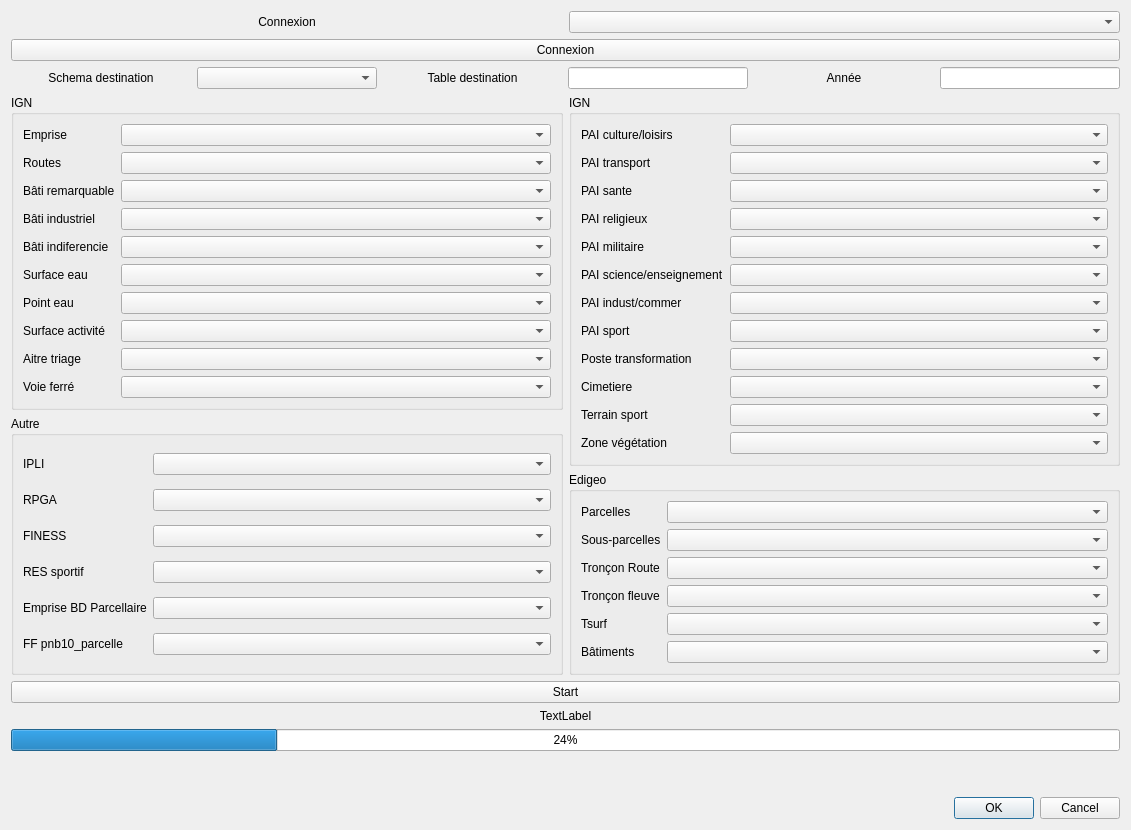
<?xml version="1.0" encoding="UTF-8"?>
<ui version="4.0">
 <class>interface_socle</class>
 <widget class="QDialog" name="interface_socle">
  <property name="geometry">
   <rect>
    <x>0</x>
    <y>0</y>
    <width>1131</width>
    <height>819</height>
   </rect>
  </property>
  <property name="windowTitle">
   <string>Création de MOS</string>
  </property>
  <layout class="QVBoxLayout" name="verticalLayout">
   <item>
    <layout class="QHBoxLayout" name="horizontalLayout_2">
     <item>
      <widget class="QLabel" name="label">
       <property name="sizePolicy">
        <sizepolicy hsizetype="Preferred" vsizetype="Fixed">
         <horstretch>0</horstretch>
         <verstretch>0</verstretch>
        </sizepolicy>
       </property>
       <property name="layoutDirection">
        <enum>Qt::LeftToRight</enum>
       </property>
       <property name="text">
        <string>Connexion</string>
       </property>
       <property name="alignment">
        <set>Qt::AlignCenter</set>
       </property>
      </widget>
     </item>
     <item>
      <widget class="QComboBox" name="cb_connexion"/>
     </item>
    </layout>
   </item>
   <item>
    <widget class="QPushButton" name="pb_dbConnect">
     <property name="sizePolicy">
      <sizepolicy hsizetype="Expanding" vsizetype="Fixed">
       <horstretch>0</horstretch>
       <verstretch>0</verstretch>
      </sizepolicy>
     </property>
     <property name="text">
      <string>Connexion</string>
     </property>
    </widget>
   </item>
   <item>
    <layout class="QHBoxLayout" name="horizontalLayout">
     <item>
      <widget class="QLabel" name="label_6">
       <property name="text">
        <string>Schema destination</string>
       </property>
       <property name="alignment">
        <set>Qt::AlignCenter</set>
       </property>
      </widget>
     </item>
     <item>
      <widget class="QComboBox" name="cb_schema"/>
     </item>
     <item>
      <widget class="QLabel" name="label_13">
       <property name="text">
        <string>Table destination</string>
       </property>
       <property name="alignment">
        <set>Qt::AlignCenter</set>
       </property>
      </widget>
     </item>
     <item>
      <widget class="QLineEdit" name="le_destination">
       <property name="sizePolicy">
        <sizepolicy hsizetype="Preferred" vsizetype="Fixed">
         <horstretch>0</horstretch>
         <verstretch>0</verstretch>
        </sizepolicy>
       </property>
      </widget>
     </item>
     <item>
      <widget class="QLabel" name="label_2">
       <property name="text">
        <string>Année</string>
       </property>
       <property name="alignment">
        <set>Qt::AlignCenter</set>
       </property>
      </widget>
     </item>
     <item>
      <widget class="QLineEdit" name="le_annee">
       <property name="sizePolicy">
        <sizepolicy hsizetype="Preferred" vsizetype="Fixed">
         <horstretch>0</horstretch>
         <verstretch>0</verstretch>
        </sizepolicy>
       </property>
      </widget>
     </item>
    </layout>
   </item>
   <item>
    <layout class="QHBoxLayout" name="horizontalLayout_4">
     <item>
      <layout class="QVBoxLayout" name="verticalLayout_2">
       <item>
        <widget class="QGroupBox" name="groupBox_2">
         <property name="sizePolicy">
          <sizepolicy hsizetype="Preferred" vsizetype="Preferred">
           <horstretch>0</horstretch>
           <verstretch>0</verstretch>
          </sizepolicy>
         </property>
         <property name="title">
          <string>IGN</string>
         </property>
         <layout class="QGridLayout" name="gridLayout">
          <item row="5" column="0">
           <widget class="QLabel" name="label_21">
            <property name="text">
             <string>Bâti indiferencie</string>
            </property>
           </widget>
          </item>
          <item row="4" column="1">
           <widget class="QComboBox" name="cb_indust"/>
          </item>
          <item row="1" column="1">
           <widget class="QComboBox" name="cb_route"/>
          </item>
          <item row="1" column="0">
           <widget class="QLabel" name="label_15">
            <property name="sizePolicy">
             <sizepolicy hsizetype="Fixed" vsizetype="Preferred">
              <horstretch>0</horstretch>
              <verstretch>0</verstretch>
             </sizepolicy>
            </property>
            <property name="text">
             <string>Routes</string>
            </property>
           </widget>
          </item>
          <item row="7" column="1">
           <widget class="QComboBox" name="cb_pt_eau"/>
          </item>
          <item row="3" column="1">
           <widget class="QComboBox" name="cb_remarquable"/>
          </item>
          <item row="5" column="1">
           <widget class="QComboBox" name="cb_indif"/>
          </item>
          <item row="10" column="0">
           <widget class="QLabel" name="label_52">
            <property name="text">
             <string>Voie ferré</string>
            </property>
           </widget>
          </item>
          <item row="0" column="0">
           <widget class="QLabel" name="label_14">
            <property name="text">
             <string>Emprise</string>
            </property>
           </widget>
          </item>
          <item row="3" column="0">
           <widget class="QLabel" name="label_19">
            <property name="text">
             <string>Bâti remarquable</string>
            </property>
           </widget>
          </item>
          <item row="6" column="1">
           <widget class="QComboBox" name="cb_surf_eau"/>
          </item>
          <item row="6" column="0">
           <widget class="QLabel" name="label_30">
            <property name="text">
             <string>Surface eau</string>
            </property>
           </widget>
          </item>
          <item row="4" column="0">
           <widget class="QLabel" name="label_20">
            <property name="text">
             <string>Bâti industriel</string>
            </property>
           </widget>
          </item>
          <item row="8" column="0">
           <widget class="QLabel" name="label_50">
            <property name="text">
             <string>Surface activité</string>
            </property>
           </widget>
          </item>
          <item row="8" column="1">
           <widget class="QComboBox" name="cb_surf_acti"/>
          </item>
          <item row="7" column="0">
           <widget class="QLabel" name="label_31">
            <property name="text">
             <string>Point eau</string>
            </property>
           </widget>
          </item>
          <item row="9" column="0">
           <widget class="QLabel" name="label_51">
            <property name="text">
             <string>Aitre triage</string>
            </property>
           </widget>
          </item>
          <item row="10" column="1">
           <widget class="QComboBox" name="cb_voiefer"/>
          </item>
          <item row="9" column="1">
           <widget class="QComboBox" name="cb_triage"/>
          </item>
          <item row="0" column="1">
           <widget class="QComboBox" name="cb_parcelle_bdtopo"/>
          </item>
         </layout>
        </widget>
       </item>
       <item>
        <widget class="QGroupBox" name="groupBox_3">
         <property name="sizePolicy">
          <sizepolicy hsizetype="Preferred" vsizetype="Preferred">
           <horstretch>0</horstretch>
           <verstretch>0</verstretch>
          </sizepolicy>
         </property>
         <property name="title">
          <string>Autre</string>
         </property>
         <layout class="QGridLayout" name="gridLayout_3">
          <item row="2" column="0">
           <widget class="QLabel" name="label_56">
            <property name="text">
             <string>RPGA</string>
            </property>
           </widget>
          </item>
          <item row="2" column="1">
           <widget class="QComboBox" name="cb_rpga">
            <property name="sizePolicy">
             <sizepolicy hsizetype="Preferred" vsizetype="Fixed">
              <horstretch>0</horstretch>
              <verstretch>0</verstretch>
             </sizepolicy>
            </property>
           </widget>
          </item>
          <item row="3" column="1">
           <widget class="QComboBox" name="cb_finess"/>
          </item>
          <item row="4" column="1">
           <widget class="QComboBox" name="cb_res_sport"/>
          </item>
          <item row="3" column="0">
           <widget class="QLabel" name="label_57">
            <property name="text">
             <string>FINESS</string>
            </property>
           </widget>
          </item>
          <item row="4" column="0">
           <widget class="QLabel" name="label_58">
            <property name="text">
             <string>RES sportif</string>
            </property>
           </widget>
          </item>
          <item row="5" column="0">
           <widget class="QLabel" name="label_60">
            <property name="sizePolicy">
             <sizepolicy hsizetype="Fixed" vsizetype="Preferred">
              <horstretch>0</horstretch>
              <verstretch>0</verstretch>
             </sizepolicy>
            </property>
            <property name="text">
             <string>Emprise BD Parcellaire</string>
            </property>
           </widget>
          </item>
          <item row="5" column="1">
           <widget class="QComboBox" name="cb_parcellaire"/>
          </item>
          <item row="6" column="0">
           <widget class="QLabel" name="label_61">
            <property name="text">
             <string>FF pnb10_parcelle</string>
            </property>
           </widget>
          </item>
          <item row="6" column="1">
           <widget class="QComboBox" name="cb_ff_parcelle"/>
          </item>
          <item row="0" column="0">
           <widget class="QLabel" name="label_18">
            <property name="text">
             <string>IPLI</string>
            </property>
           </widget>
          </item>
          <item row="0" column="1">
           <widget class="QComboBox" name="cb_ipli"/>
          </item>
         </layout>
        </widget>
       </item>
      </layout>
     </item>
     <item>
      <layout class="QVBoxLayout" name="verticalLayout_3">
       <item>
        <widget class="QGroupBox" name="groupBox_4">
         <property name="sizePolicy">
          <sizepolicy hsizetype="Preferred" vsizetype="Preferred">
           <horstretch>0</horstretch>
           <verstretch>0</verstretch>
          </sizepolicy>
         </property>
         <property name="title">
          <string>IGN</string>
         </property>
         <layout class="QGridLayout" name="gridLayout_2">
          <item row="3" column="0">
           <widget class="QLabel" name="label_29">
            <property name="text">
             <string>PAI religieux</string>
            </property>
           </widget>
          </item>
          <item row="2" column="1">
           <widget class="QComboBox" name="cb_paisante"/>
          </item>
          <item row="0" column="1">
           <widget class="QComboBox" name="cb_pai_cult"/>
          </item>
          <item row="2" column="0">
           <widget class="QLabel" name="label_28">
            <property name="text">
             <string>PAI sante</string>
            </property>
           </widget>
          </item>
          <item row="0" column="0">
           <widget class="QLabel" name="label_26">
            <property name="text">
             <string>PAI culture/loisirs</string>
            </property>
           </widget>
          </item>
          <item row="1" column="0">
           <widget class="QLabel" name="label_27">
            <property name="text">
             <string>PAI transport</string>
            </property>
           </widget>
          </item>
          <item row="1" column="1">
           <widget class="QComboBox" name="cb_paitransp"/>
          </item>
          <item row="3" column="1">
           <widget class="QComboBox" name="cb_pairel"/>
          </item>
          <item row="4" column="0">
           <widget class="QLabel" name="label_22">
            <property name="text">
             <string>PAI militaire</string>
            </property>
           </widget>
          </item>
          <item row="9" column="0">
           <widget class="QLabel" name="label_54">
            <property name="text">
             <string>Cimetiere</string>
            </property>
           </widget>
          </item>
          <item row="4" column="1">
           <widget class="QComboBox" name="cb_paimilit"/>
          </item>
          <item row="10" column="0">
           <widget class="QLabel" name="label_55">
            <property name="text">
             <string>Terrain sport</string>
            </property>
           </widget>
          </item>
          <item row="8" column="0">
           <widget class="QLabel" name="label_53">
            <property name="text">
             <string>Poste transformation</string>
            </property>
           </widget>
          </item>
          <item row="6" column="1">
           <widget class="QComboBox" name="cb_paicom"/>
          </item>
          <item row="7" column="0">
           <widget class="QLabel" name="label_25">
            <property name="text">
             <string>PAI sport</string>
            </property>
           </widget>
          </item>
          <item row="6" column="0">
           <widget class="QLabel" name="label_24">
            <property name="sizePolicy">
             <sizepolicy hsizetype="Fixed" vsizetype="Preferred">
              <horstretch>0</horstretch>
              <verstretch>0</verstretch>
             </sizepolicy>
            </property>
            <property name="text">
             <string>PAI indust/commer</string>
            </property>
           </widget>
          </item>
          <item row="7" column="1">
           <widget class="QComboBox" name="cb_paisport"/>
          </item>
          <item row="5" column="1">
           <widget class="QComboBox" name="cb_paiens"/>
          </item>
          <item row="9" column="1">
           <widget class="QComboBox" name="cb_cime"/>
          </item>
          <item row="8" column="1">
           <widget class="QComboBox" name="cb_paitransfo"/>
          </item>
          <item row="10" column="1">
           <widget class="QComboBox" name="cb_terrainsport"/>
          </item>
          <item row="11" column="1">
           <widget class="QComboBox" name="cb_zoneveget"/>
          </item>
          <item row="11" column="0">
           <widget class="QLabel" name="label_59">
            <property name="text">
             <string>Zone végétation</string>
            </property>
           </widget>
          </item>
          <item row="5" column="0">
           <widget class="QLabel" name="label_23">
            <property name="sizePolicy">
             <sizepolicy hsizetype="Fixed" vsizetype="Preferred">
              <horstretch>0</horstretch>
              <verstretch>0</verstretch>
             </sizepolicy>
            </property>
            <property name="text">
             <string>PAI science/enseignement</string>
            </property>
           </widget>
          </item>
         </layout>
         <zorder>label_23</zorder>
         <zorder>cb_paicom</zorder>
         <zorder>label_29</zorder>
         <zorder>cb_paitransp</zorder>
         <zorder>label_59</zorder>
         <zorder>cb_paiens</zorder>
         <zorder>cb_pai_cult</zorder>
         <zorder>label_24</zorder>
         <zorder>cb_cime</zorder>
         <zorder>cb_pairel</zorder>
         <zorder>cb_paimilit</zorder>
         <zorder>label_55</zorder>
         <zorder>cb_zoneveget</zorder>
         <zorder>label_54</zorder>
         <zorder>label_27</zorder>
         <zorder>cb_paisport</zorder>
         <zorder>cb_paitransfo</zorder>
         <zorder>label_22</zorder>
         <zorder>cb_paisante</zorder>
         <zorder>label_28</zorder>
         <zorder>label_26</zorder>
         <zorder>label_25</zorder>
         <zorder>cb_terrainsport</zorder>
         <zorder>label_53</zorder>
        </widget>
       </item>
       <item>
        <widget class="QGroupBox" name="groupBox">
         <property name="sizePolicy">
          <sizepolicy hsizetype="Preferred" vsizetype="Preferred">
           <horstretch>0</horstretch>
           <verstretch>0</verstretch>
          </sizepolicy>
         </property>
         <property name="title">
          <string>Edigeo</string>
         </property>
         <layout class="QGridLayout" name="gridLayout_4">
          <item row="0" column="0">
           <widget class="QLabel" name="label_7">
            <property name="text">
             <string>Parcelles</string>
            </property>
           </widget>
          </item>
          <item row="0" column="1">
           <widget class="QComboBox" name="cb_parcelle">
            <property name="sizePolicy">
             <sizepolicy hsizetype="Preferred" vsizetype="Fixed">
              <horstretch>0</horstretch>
              <verstretch>0</verstretch>
             </sizepolicy>
            </property>
           </widget>
          </item>
          <item row="1" column="0">
           <widget class="QLabel" name="label_8">
            <property name="sizePolicy">
             <sizepolicy hsizetype="Fixed" vsizetype="Preferred">
              <horstretch>0</horstretch>
              <verstretch>0</verstretch>
             </sizepolicy>
            </property>
            <property name="text">
             <string>Sous-parcelles</string>
            </property>
           </widget>
          </item>
          <item row="1" column="1">
           <widget class="QComboBox" name="cb_subparc">
            <property name="sizePolicy">
             <sizepolicy hsizetype="Preferred" vsizetype="Fixed">
              <horstretch>0</horstretch>
              <verstretch>0</verstretch>
             </sizepolicy>
            </property>
           </widget>
          </item>
          <item row="2" column="0">
           <widget class="QLabel" name="label_9">
            <property name="text">
             <string>Tronçon Route</string>
            </property>
           </widget>
          </item>
          <item row="2" column="1">
           <widget class="QComboBox" name="cb_tronroute"/>
          </item>
          <item row="3" column="0">
           <widget class="QLabel" name="label_10">
            <property name="sizePolicy">
             <sizepolicy hsizetype="Fixed" vsizetype="Fixed">
              <horstretch>0</horstretch>
              <verstretch>0</verstretch>
             </sizepolicy>
            </property>
            <property name="text">
             <string>Tronçon fleuve</string>
            </property>
           </widget>
          </item>
          <item row="3" column="1">
           <widget class="QComboBox" name="cb_tronfluv"/>
          </item>
          <item row="4" column="0">
           <widget class="QLabel" name="label_11">
            <property name="text">
             <string>Tsurf</string>
            </property>
           </widget>
          </item>
          <item row="4" column="1">
           <widget class="QComboBox" name="cb_tsurf">
            <property name="sizePolicy">
             <sizepolicy hsizetype="Preferred" vsizetype="Fixed">
              <horstretch>0</horstretch>
              <verstretch>0</verstretch>
             </sizepolicy>
            </property>
           </widget>
          </item>
          <item row="5" column="0">
           <widget class="QLabel" name="label_12">
            <property name="text">
             <string>Bâtiments</string>
            </property>
           </widget>
          </item>
          <item row="5" column="1">
           <widget class="QComboBox" name="cb_geobati"/>
          </item>
         </layout>
        </widget>
       </item>
      </layout>
     </item>
    </layout>
   </item>
   <item>
    <widget class="QPushButton" name="pb_start">
     <property name="text">
      <string>Start</string>
     </property>
    </widget>
   </item>
   <item>
    <widget class="QLabel" name="lbl_etape">
     <property name="text">
      <string>TextLabel</string>
     </property>
     <property name="alignment">
      <set>Qt::AlignCenter</set>
     </property>
    </widget>
   </item>
   <item>
    <widget class="QProgressBar" name="pb_avancement">
     <property name="value">
      <number>24</number>
     </property>
    </widget>
   </item>
   <item>
    <spacer name="verticalSpacer">
     <property name="orientation">
      <enum>Qt::Vertical</enum>
     </property>
     <property name="sizeType">
      <enum>QSizePolicy::Fixed</enum>
     </property>
     <property name="sizeHint" stdset="0">
      <size>
       <width>20</width>
       <height>40</height>
      </size>
     </property>
    </spacer>
   </item>
   <item>
    <layout class="QHBoxLayout" name="horizontalLayout_5">
     <item>
      <spacer name="horizontalSpacer">
       <property name="orientation">
        <enum>Qt::Horizontal</enum>
       </property>
       <property name="sizeHint" stdset="0">
        <size>
         <width>40</width>
         <height>20</height>
        </size>
       </property>
      </spacer>
     </item>
     <item>
      <widget class="QDialogButtonBox" name="buttonBox">
       <property name="sizePolicy">
        <sizepolicy hsizetype="Expanding" vsizetype="Fixed">
         <horstretch>0</horstretch>
         <verstretch>0</verstretch>
        </sizepolicy>
       </property>
       <property name="autoFillBackground">
        <bool>true</bool>
       </property>
       <property name="orientation">
        <enum>Qt::Horizontal</enum>
       </property>
       <property name="standardButtons">
        <set>QDialogButtonBox::Cancel|QDialogButtonBox::Ok</set>
       </property>
       <property name="centerButtons">
        <bool>false</bool>
       </property>
      </widget>
     </item>
    </layout>
   </item>
  </layout>
  <zorder></zorder>
  <zorder>verticalSpacer</zorder>
  <zorder>pb_start</zorder>
  <zorder>pb_avancement</zorder>
  <zorder>lbl_etape</zorder>
  <zorder>pb_dbConnect</zorder>
 </widget>
 <resources/>
 <connections>
  <connection>
   <sender>buttonBox</sender>
   <signal>accepted()</signal>
   <receiver>interface_socle</receiver>
   <slot>accept()</slot>
   <hints>
    <hint type="sourcelabel">
     <x>748</x>
     <y>704</y>
    </hint>
    <hint type="destinationlabel">
     <x>157</x>
     <y>274</y>
    </hint>
   </hints>
  </connection>
  <connection>
   <sender>buttonBox</sender>
   <signal>rejected()</signal>
   <receiver>interface_socle</receiver>
   <slot>reject()</slot>
   <hints>
    <hint type="sourcelabel">
     <x>816</x>
     <y>710</y>
    </hint>
    <hint type="destinationlabel">
     <x>286</x>
     <y>274</y>
    </hint>
   </hints>
  </connection>
 </connections>
</ui>
